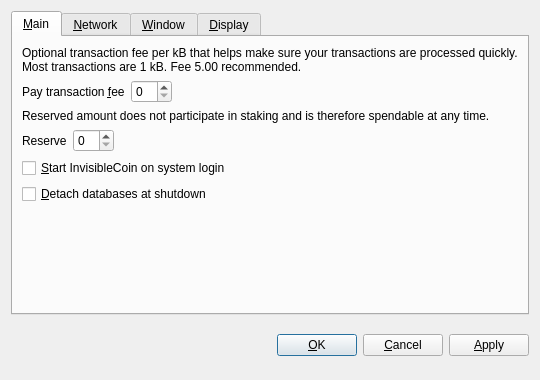
<?xml version="1.0" encoding="UTF-8"?>
<ui version="4.0">
 <class>OptionsDialog</class>
 <widget class="QDialog" name="OptionsDialog">
  <property name="geometry">
   <rect>
    <x>0</x>
    <y>0</y>
    <width>540</width>
    <height>380</height>
   </rect>
  </property>
  <property name="windowTitle">
   <string>Options</string>
  </property>
  <property name="modal">
   <bool>true</bool>
  </property>
  <layout class="QVBoxLayout" name="verticalLayout">
   <item>
    <widget class="QTabWidget" name="tabWidget">
     <property name="tabPosition">
      <enum>QTabWidget::North</enum>
     </property>
     <property name="currentIndex">
      <number>0</number>
     </property>
     <widget class="QWidget" name="tabMain">
      <attribute name="title">
       <string>&amp;Main</string>
      </attribute>
      <layout class="QVBoxLayout" name="verticalLayout_Main">
       <item>
        <widget class="QLabel" name="transactionFeeInfoLabel">
         <property name="text">
          <string>Optional transaction fee per kB that helps make sure your transactions are processed quickly. Most transactions are 1 kB. Fee 5.00 recommended.</string>
         </property>
         <property name="textFormat">
          <enum>Qt::PlainText</enum>
         </property>
         <property name="wordWrap">
          <bool>true</bool>
         </property>
        </widget>
       </item>
       <item>
        <layout class="QHBoxLayout" name="horizontalLayoutFee">
         <item>
          <widget class="QLabel" name="transactionFeeLabel">
           <property name="text">
            <string>Pay transaction &amp;fee</string>
           </property>
           <property name="textFormat">
            <enum>Qt::PlainText</enum>
           </property>
           <property name="buddy">
            <cstring>transactionFee</cstring>
           </property>
          </widget>
         </item>
         <item>
          <widget class="BitcoinAmountField" name="transactionFee"/>
         </item>
         <item>
          <spacer name="horizontalSpacerFee">
           <property name="orientation">
            <enum>Qt::Horizontal</enum>
           </property>
           <property name="sizeHint" stdset="0">
            <size>
             <width>40</width>
             <height>20</height>
            </size>
           </property>
          </spacer>
         </item>
        </layout>
       </item>
       <item>
        <widget class="QLabel" name="reserveBalanceInfoLabel">
         <property name="text">
          <string>Reserved amount does not participate in staking and is therefore spendable at any time.</string>
         </property>
         <property name="textFormat">
          <enum>Qt::PlainText</enum>
         </property>
         <property name="wordWrap">
          <bool>true</bool>
         </property>
        </widget>
       </item>
       <item>
        <layout class="QHBoxLayout" name="horizontalLayoutReserveBalance">
         <item>
          <widget class="QLabel" name="reserveBalanceLabel">
           <property name="text">
            <string>Reserve</string>
           </property>
           <property name="textFormat">
            <enum>Qt::PlainText</enum>
           </property>
           <property name="buddy">
            <cstring>reserveBalance</cstring>
           </property>
          </widget>
         </item>
         <item>
          <widget class="BitcoinAmountField" name="reserveBalance"/>
         </item>
         <item>
          <spacer name="horizontalSpacerReserveBalance">
           <property name="orientation">
            <enum>Qt::Horizontal</enum>
           </property>
           <property name="sizeHint" stdset="0">
            <size>
             <width>40</width>
             <height>20</height>
            </size>
           </property>
          </spacer>
         </item>
        </layout>
       </item>
       <item>
        <widget class="QCheckBox" name="bitcoinAtStartup">
         <property name="toolTip">
          <string>Automatically start InvisibleCoin after logging in to the system.</string>
         </property>
         <property name="text">
          <string>&amp;Start InvisibleCoin on system login</string>
         </property>
        </widget>
       </item>
       <item>
        <widget class="QCheckBox" name="detachDatabases">
         <property name="toolTip">
          <string>Detach block and address databases at shutdown. This means they can be moved to another data directory, but it slows down shutdown. The wallet is always detached.</string>
         </property>
         <property name="text">
          <string>&amp;Detach databases at shutdown</string>
         </property>
        </widget>
       </item>
       <item>
        <spacer name="verticalSpacer_Main">
         <property name="orientation">
          <enum>Qt::Vertical</enum>
         </property>
         <property name="sizeHint" stdset="0">
          <size>
           <width>20</width>
           <height>40</height>
          </size>
         </property>
        </spacer>
       </item>
      </layout>
     </widget>
     <widget class="QWidget" name="tabNetwork">
      <attribute name="title">
       <string>&amp;Network</string>
      </attribute>
      <layout class="QVBoxLayout" name="verticalLayout_Network">
       <item>
        <widget class="QCheckBox" name="mapPortUpnp">
         <property name="toolTip">
          <string>Automatically open the InvisibleCoin client port on the router. This only works when your router supports UPnP and it is enabled.</string>
         </property>
         <property name="text">
          <string>Map port using &amp;UPnP</string>
         </property>
        </widget>
       </item>
       <item>
        <widget class="QCheckBox" name="connectSocks">
         <property name="toolTip">
          <string>Connect to the InvisibleCoin network through a SOCKS proxy (e.g. when connecting through Tor).</string>
         </property>
         <property name="text">
          <string>&amp;Connect through SOCKS proxy:</string>
         </property>
        </widget>
       </item>
       <item>
        <layout class="QHBoxLayout" name="horizontalLayout_Network">
         <item>
          <widget class="QLabel" name="proxyIpLabel">
           <property name="text">
            <string>Proxy &amp;IP:</string>
           </property>
           <property name="textFormat">
            <enum>Qt::PlainText</enum>
           </property>
           <property name="buddy">
            <cstring>proxyIp</cstring>
           </property>
          </widget>
         </item>
         <item>
          <widget class="QValidatedLineEdit" name="proxyIp">
           <property name="maximumSize">
            <size>
             <width>140</width>
             <height>16777215</height>
            </size>
           </property>
           <property name="toolTip">
            <string>IP address of the proxy (e.g. 127.0.0.1)</string>
           </property>
          </widget>
         </item>
         <item>
          <widget class="QLabel" name="proxyPortLabel">
           <property name="text">
            <string>&amp;Port:</string>
           </property>
           <property name="textFormat">
            <enum>Qt::PlainText</enum>
           </property>
           <property name="buddy">
            <cstring>proxyPort</cstring>
           </property>
          </widget>
         </item>
         <item>
          <widget class="QLineEdit" name="proxyPort">
           <property name="maximumSize">
            <size>
             <width>55</width>
             <height>16777215</height>
            </size>
           </property>
           <property name="toolTip">
            <string>Port of the proxy (e.g. 9050)</string>
           </property>
          </widget>
         </item>
         <item>
          <widget class="QLabel" name="socksVersionLabel">
           <property name="text">
            <string>SOCKS &amp;Version:</string>
           </property>
           <property name="textFormat">
            <enum>Qt::PlainText</enum>
           </property>
           <property name="buddy">
            <cstring>socksVersion</cstring>
           </property>
          </widget>
         </item>
         <item>
          <widget class="QValueComboBox" name="socksVersion">
           <property name="toolTip">
            <string>SOCKS version of the proxy (e.g. 5)</string>
           </property>
          </widget>
         </item>
         <item>
          <spacer name="horizontalSpacer_Network">
           <property name="orientation">
            <enum>Qt::Horizontal</enum>
           </property>
           <property name="sizeHint" stdset="0">
            <size>
             <width>40</width>
             <height>20</height>
            </size>
           </property>
          </spacer>
         </item>
        </layout>
       </item>
       <item>
        <spacer name="verticalSpacer_Network">
         <property name="orientation">
          <enum>Qt::Vertical</enum>
         </property>
         <property name="sizeHint" stdset="0">
          <size>
           <width>20</width>
           <height>40</height>
          </size>
         </property>
        </spacer>
       </item>
      </layout>
     </widget>
     <widget class="QWidget" name="tabWindow">
      <attribute name="title">
       <string>&amp;Window</string>
      </attribute>
      <layout class="QVBoxLayout" name="verticalLayout_Window">
       <item>
        <widget class="QCheckBox" name="minimizeToTray">
         <property name="toolTip">
          <string>Show only a tray icon after minimizing the window.</string>
         </property>
         <property name="text">
          <string>&amp;Minimize to the tray instead of the taskbar</string>
         </property>
        </widget>
       </item>
       <item>
        <widget class="QCheckBox" name="minimizeOnClose">
         <property name="toolTip">
          <string>Minimize instead of exit the application when the window is closed. When this option is enabled, the application will be closed only after selecting Quit in the menu.</string>
         </property>
         <property name="text">
          <string>M&amp;inimize on close</string>
         </property>
        </widget>
       </item>
       <item>
        <spacer name="verticalSpacer_Window">
         <property name="orientation">
          <enum>Qt::Vertical</enum>
         </property>
         <property name="sizeHint" stdset="0">
          <size>
           <width>20</width>
           <height>40</height>
          </size>
         </property>
        </spacer>
       </item>
      </layout>
     </widget>
     <widget class="QWidget" name="tabDisplay">
      <attribute name="title">
       <string>&amp;Display</string>
      </attribute>
      <layout class="QVBoxLayout" name="verticalLayout_Display">
       <item>
        <layout class="QHBoxLayout" name="horizontalLayout_1_Display">
         <item>
          <widget class="QLabel" name="langLabel">
           <property name="text">
            <string>User Interface &amp;language:</string>
           </property>
           <property name="textFormat">
            <enum>Qt::PlainText</enum>
           </property>
           <property name="buddy">
            <cstring>lang</cstring>
           </property>
          </widget>
         </item>
         <item>
          <widget class="QValueComboBox" name="lang">
           <property name="toolTip">
            <string>The user interface language can be set here. This setting will take effect after restarting InvisibleCoin.</string>
           </property>
          </widget>
         </item>
        </layout>
       </item>
       <item>
        <layout class="QHBoxLayout" name="horizontalLayout_2_Display">
         <item>
          <widget class="QLabel" name="unitLabel">
           <property name="text">
            <string>&amp;Unit to show amounts in:</string>
           </property>
           <property name="textFormat">
            <enum>Qt::PlainText</enum>
           </property>
           <property name="buddy">
            <cstring>unit</cstring>
           </property>
          </widget>
         </item>
         <item>
          <widget class="QValueComboBox" name="unit">
           <property name="toolTip">
            <string>Choose the default subdivision unit to show in the interface and when sending coins.</string>
           </property>
          </widget>
         </item>
        </layout>
       </item>
       <item>
        <widget class="QCheckBox" name="displayAddresses">
         <property name="toolTip">
          <string>Whether to show InvisibleCoin addresses in the transaction list or not.</string>
         </property>
         <property name="text">
          <string>&amp;Display addresses in transaction list</string>
         </property>
        </widget>
       </item>
       <item>
        <widget class="QCheckBox" name="coinControlFeatures">
         <property name="toolTip">
          <string>Whether to show coin control features or not.</string>
         </property>
         <property name="text">
          <string>Display coin &amp;control features (experts only!)</string>
         </property>
        </widget>
       </item>
       <item>
        <spacer name="verticalSpacer_Display">
         <property name="orientation">
          <enum>Qt::Vertical</enum>
         </property>
         <property name="sizeHint" stdset="0">
          <size>
           <width>20</width>
           <height>40</height>
          </size>
         </property>
        </spacer>
       </item>
      </layout>
     </widget>
    </widget>
   </item>
   <item>
    <layout class="QHBoxLayout" name="horizontalLayout_Buttons">
     <item>
      <spacer name="horizontalSpacer_1">
       <property name="orientation">
        <enum>Qt::Horizontal</enum>
       </property>
       <property name="sizeHint" stdset="0">
        <size>
         <width>40</width>
         <height>48</height>
        </size>
       </property>
      </spacer>
     </item>
     <item>
      <widget class="QLabel" name="statusLabel">
       <property name="font">
        <font>
         <weight>75</weight>
         <bold>true</bold>
        </font>
       </property>
       <property name="text">
        <string/>
       </property>
       <property name="textFormat">
        <enum>Qt::PlainText</enum>
       </property>
       <property name="wordWrap">
        <bool>true</bool>
       </property>
      </widget>
     </item>
     <item>
      <spacer name="horizontalSpacer_2">
       <property name="orientation">
        <enum>Qt::Horizontal</enum>
       </property>
       <property name="sizeHint" stdset="0">
        <size>
         <width>40</width>
         <height>48</height>
        </size>
       </property>
      </spacer>
     </item>
     <item>
      <widget class="QPushButton" name="okButton">
       <property name="text">
        <string>&amp;OK</string>
       </property>
      </widget>
     </item>
     <item>
      <widget class="QPushButton" name="cancelButton">
       <property name="text">
        <string>&amp;Cancel</string>
       </property>
       <property name="autoDefault">
        <bool>false</bool>
       </property>
      </widget>
     </item>
     <item>
      <widget class="QPushButton" name="applyButton">
       <property name="text">
        <string>&amp;Apply</string>
       </property>
       <property name="autoDefault">
        <bool>false</bool>
       </property>
      </widget>
     </item>
    </layout>
   </item>
  </layout>
 </widget>
 <customwidgets>
  <customwidget>
   <class>BitcoinAmountField</class>
   <extends>QSpinBox</extends>
   <header>bitcoinamountfield.h</header>
  </customwidget>
  <customwidget>
   <class>QValueComboBox</class>
   <extends>QComboBox</extends>
   <header>qvaluecombobox.h</header>
  </customwidget>
  <customwidget>
   <class>QValidatedLineEdit</class>
   <extends>QLineEdit</extends>
   <header>qvalidatedlineedit.h</header>
  </customwidget>
 </customwidgets>
 <resources/>
 <connections/>
</ui>
